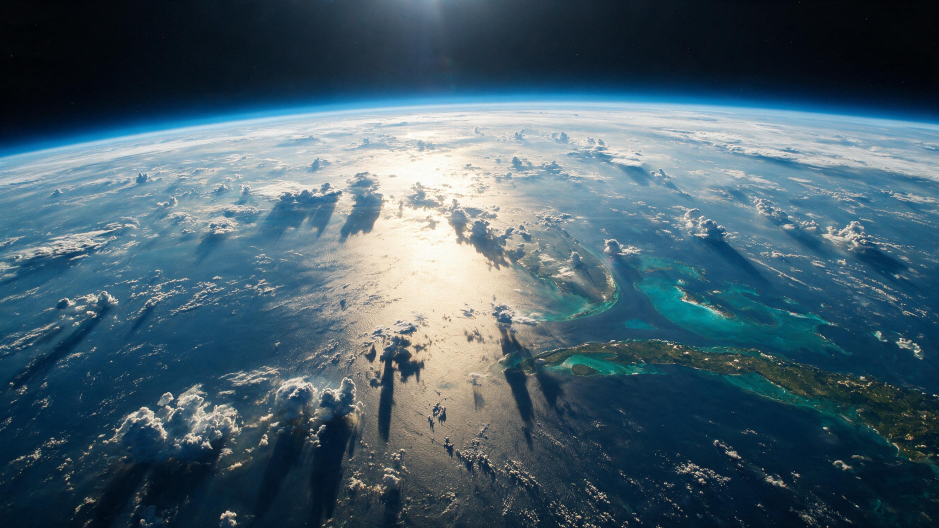
#> input picture references/approved/earth-close.jpg, 2816 x 1584 px, given in place of neptune-close.jpg, which was not available (shown at 1/3 size)
$ python lowsky.py ../../../references/approved/earth-close.jpg
#> lines starting #> are read from the running program, lines starting #| are printed output that depends on the picture
### tools/measure/g17.py
import json
import sys

import cv2
import numpy as np
from PIL import Image

DEFINITION = {
    "name": "dog-band-energy-v1",
    "luma": "sRGB luma 0.2126 R + 0.7152 G + 0.0722 B on 0..1 values, no linearisation",
    "band": "difference of Gaussians: blur sigma 0.6 px minus blur sigma 2.0 px, which keeps roughly 0.08 to 0.3 cycles per pixel",
    "energy": "mean of the squared band signal inside a tile",
    "grid": [12, 8],
    "tileMeanLumaFloor": 0.04,
    "tileEnergyFloor": "max(2e-5, 0.05 x the 90th percentile of approved tile energy)",
    "ratio": "per tile film energy / approved energy; median and 25th percentile over kept tiles",
    "resize": "approved image centre cropped to the film aspect, then Lanczos to the film size",
}


def luma(path, size=None):
#> called with size = (1920, 1080)
    im = Image.open(path).convert("RGB")
#> im is the input picture: PIL image 2816x1584 RGB; mean R, G, B 70.8, 95.1, 108
    if size is not None:
        w, h = size
        iw, ih = im.size
#> iw = 2816; ih = 1584
        target = w / h
        if abs(iw / ih - target) > 1e-3:
            if iw / ih > target:
                nw = round(ih * target)
                x = (iw - nw) // 2
                im = im.crop((x, 0, x + nw, ih))
            else:
                nh = round(iw / target)
                y = (ih - nh) // 2
                im = im.crop((0, y, iw, y + nh))
        im = im.resize((w, h), Image.LANCZOS)
#> im: PIL image 1920x1080 RGB
    a = np.asarray(im).astype(np.float64) / 255.0
    return a[..., 0] * 0.2126 + a[..., 1] * 0.7152 + a[..., 2] * 0.0722
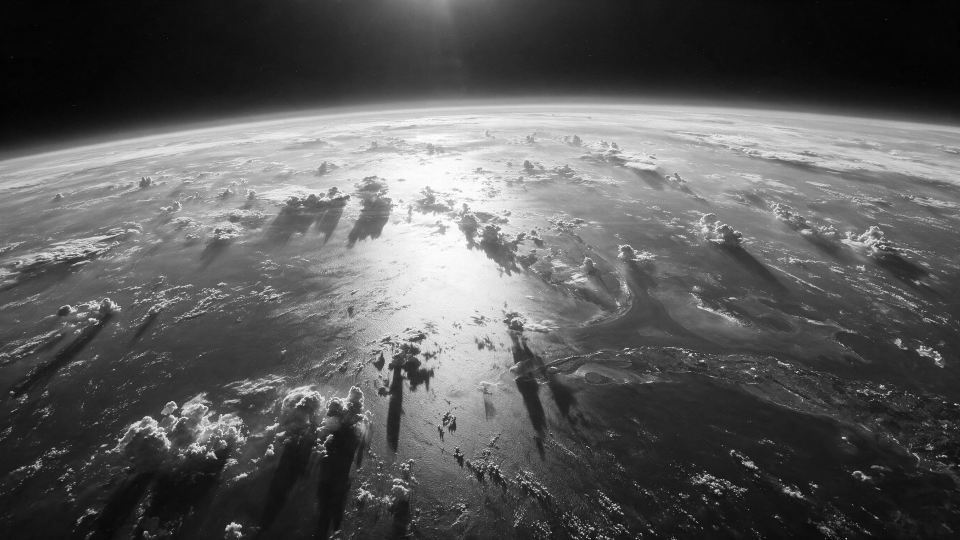
#> returned value: shape (1080, 1920) float64 (shown at 1/2 size); min 0.000566, max 1, mean 0.356


def band(y):
    return cv2.GaussianBlur(y, (0, 0), 0.6) - cv2.GaussianBlur(y, (0, 0), 2.0)


def tiles(y, b, gx, gy):
#> called with gx = 12, gy = 8
    h, w = y.shape
    out = []
    for j in range(gy):
        for i in range(gx):
            y0, y1 = j * h // gy, (j + 1) * h // gy
            x0, x1 = i * w // gx, (i + 1) * w // gx
            out.append((i, j, float(y[y0:y1, x0:x1].mean()), float((b[y0:y1, x0:x1] ** 2).mean())))
    return out


# [24 lines left out: function measure, not called in this run]


# [5 lines that do not run on import are left out]

### assets-src/flightsky/measure/toprows.py
import sys
sys.path.insert(0, '/home/user/workspace/repo/tools/measure')
import numpy as np
from g17 import luma, band, tiles
NAMED = [(i, 0) for i in range(4, 12)] + [(i, 1) for i in range(7, 12)]
def read(path, size=None, named=NAMED):
    y = luma(path, size); t = {(i, j): (l, e) for i, j, l, e in tiles(y, band(y), 12, 8)}
#> after `t = {(i, j): (l, e) for i, j, l, e in tiles(y, band(y), 12, 8)}`: t = 96 items
    return t, y.shape
# [4 lines left out: function line, not called in this run]
# [7 lines that do not run on import are left out]

### assets-src/flightsky/measure/lowsky.py
import sys, os
sys.path.insert(0, os.path.dirname(os.path.abspath(__file__))); sys.path.insert(0, '/home/user/workspace/repo/tools/measure')
from toprows import read, NAMED
import numpy as np, cv2
from PIL import Image
from g17 import luma
AP = '/home/user/workspace/repo/references/approved/neptune-close.jpg'
a, _ = read(AP, (1920, 1080)); ya = luma(AP, (1920, 1080))
#> after `a, _ = read(AP, (1920, 1080))`: a = 96 items
def rgb(path, size=None):
#> called with size = (1920, 1080)
    im = Image.open(path).convert('RGB')
    if size:
        w, h = im.size; s = max(size[0] / w, size[1] / h); im = im.resize((round(w * s), round(h * s)), Image.LANCZOS)
#> after `w, h = im.size`: w = 2816; h = 1584
#> after `s = max(size[0] / w, size[1] / h)`: s = 0.682
        w, h = im.size; l = (w - size[0]) // 2; t = (h - size[1]) // 2; im = im.crop((l, t, l + size[0], t + size[1]))
#> after `w, h = im.size`: w = 1920; h = 1080
#> after `l = (w - size[0]) // 2`: l = 0
#> after `t = (h - size[1]) // 2`: t = 0
    return np.asarray(im).astype(float) / 255
ra = rgb(AP, (1920, 1080))
def lin(c): return np.where(c <= 0.04045, c / 12.92, ((c + 0.055) / 1.055) ** 2.4)
def col(c, tag):
#> called with tag = 'approved'
    h, w, _ = c.shape; out = []; srgb = []
#> after `h, w, _ = c.shape`: h = 1080; w = 1920
    for i, j in NAMED:
        t = c[j * h // 8:(j + 1) * h // 8, i * w // 12:(i + 1) * w // 12]
        out.append(lin(t).reshape(-1, 3).mean(0)); srgb.append(np.median(t.reshape(-1, 3), 0))
#> this loop made 13 passes
#> pass 1, in col, `t = c[j * h // 8:(j + 1) * h // 8, i * w // 12:(i + 1) * w // 12]`:
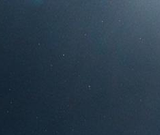
#> t: shape (135, 160, 3) float64; mean of channels 0, 1, 2 0.164, 0.233, 0.293; drawn as R, G, B
#> pass 2, in col, `t = c[j * h // 8:(j + 1) * h // 8, i * w // 12:(i + 1) * w // 12]`:
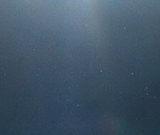
#> t: shape (135, 160, 3) float64; mean of channels 0, 1, 2 0.259, 0.337, 0.408; drawn as R, G, B
#> pass 3, in col, `t = c[j * h // 8:(j + 1) * h // 8, i * w // 12:(i + 1) * w // 12]`:
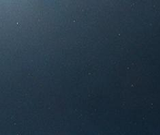
#> t: shape (135, 160, 3) float64; mean of channels 0, 1, 2 0.152, 0.22, 0.276; drawn as R, G, B
#> after the loop:
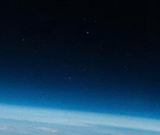
#> t: shape (135, 160, 3) float64; mean of channels 0, 1, 2 0.0944, 0.21, 0.302; drawn as R, G, B
#> after the loop, out = 13 items, first 6: [0.0257, 0.0476, 0.0734], [0.061, 0.1, 0.147], [0.0223, 0.0426, 0.0654], [0.00659, 0.0155, 0.0268], [0.00296, 0.00743, 0.0136], [0.00198, 0.00428, 0.00854]; srgb = 13 items, first 6: [0.157, 0.224, 0.282], [0.235, 0.314, 0.388], [0.137, 0.208, 0.263], [0.0706, 0.125, 0.173], [0.0353, 0.0824, 0.122], [0.0235, 0.0549, 0.0902]
    m = np.mean(out, 0); s = np.mean(srgb, 0) * 255
#> after `m = np.mean(out, 0)`: m = [0.0655, 0.103, 0.143]
#> after `s = np.mean(srgb, 0) * 255`: s = [19.85, 53.15, 76.12]
    print(f'{tag}: mean linear RGB of the 13 tiles {m[0]:.4f} {m[1]:.4f} {m[2]:.4f}, R/G {m[0]/m[1]:.2f}, B/G {m[2]/m[1]:.2f} | median display RGB (8 bit, the floor) {s[0]:.1f} {s[1]:.1f} {s[2]:.1f}')
#| approved: mean linear RGB of the 13 tiles 0.0655 0.1033 0.1428, R/G 0.63, B/G 1.38 | median display RGB (8 bit, the floor) 19.8 53.2 76.1
if __name__ == '__main__':
    col(ra, 'approved')
    for f in sys.argv[1:]:
        o, _ = read(f)
#> o = 96 items
        r = np.array([o[t][1] / a[t][1] for t in NAMED]); l = np.array([o[t][0] / a[t][0] for t in NAMED])
#> after `r = np.array([o[t][1] / a[t][1] for t in NAMED])`: r = [1.29, 1.33, 1.3, 1.28, 1.23, 1.09, 1.21, 1.17, 0.765, 0.774, 0.759, 0.686, 0.613]
#> after `l = np.array([o[t][0] / a[t][0] for t in NAMED])`: l = [0.999, 1, 1, 1, 1, 1, 1, 0.999, 1, 1, 1, 1, 1]
        print(f, '\n  energy ratio:', ' '.join(f'{v:.2f}' for v in r), '| inside 0.6 to 2.0:', int(((r >= 0.6) & (r <= 2)).sum()), 'median', round(float(np.median(r)), 2))
#| ../../../references/approved/earth-close.jpg
#|   energy ratio: 1.29 1.33 1.30 1.28 1.23 1.09 1.21 1.17 0.76 0.77 0.76 0.69 0.61 | inside 0.6 to 2.0: 13 median 1.17
        print('  energy e-5:', ' '.join(f'{o[t][1]*1e5:.1f}' for t in NAMED)); print('  luma:', ' '.join(f'{o[t][0]:.3f}' for t in NAMED))
#|   energy e-5: 2.0 2.4 1.8 1.7 1.4 0.7 0.9 0.9 6.5 13.3 9.4 3.1 2.9
#|   luma: 0.223 0.325 0.209 0.120 0.075 0.050 0.031 0.023 0.502 0.458 0.382 0.280 0.192
        print('  luma ratio:', ' '.join(f'{v:.2f}' for v in l))
#|   luma ratio: 1.00 1.00 1.00 1.00 1.00 1.00 1.00 1.00 1.00 1.00 1.00 1.00 1.00
        y = luma(f); c = rgb(f)
#> (the run stopped early here; a loop or call above may not have finished)

$ run again, on assets-src/flightsky/neptune-4860-lowsky.jpg
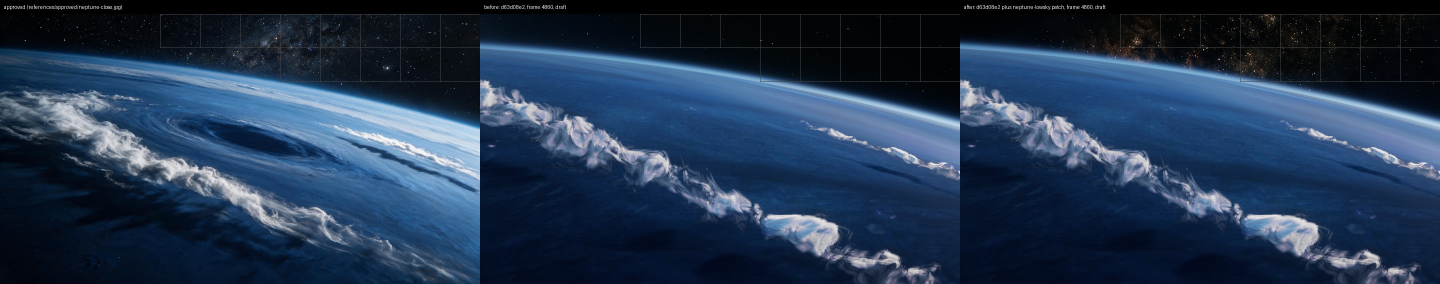
#> input picture assets-src/flightsky/neptune-4860-lowsky.jpg, 2880 x 568 px, given in place of neptune-close.jpg, which was not available (shown at 1/2 size)
#> in luma, im is the input picture: PIL image 2880x568 RGB; mean R, G, B 35.4, 55.1, 80.7
#> in read, `t = {(i, j): (l, e) for i, j, l, e in tiles(y, band(y), 12, 8)}`: t = 96 items
#> after the loop in col, `for i, j in NAMED:`:
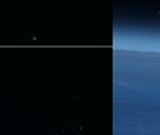
#> t: shape (135, 160, 3) float64; mean of channels 0, 1, 2 0.0533, 0.103, 0.153; drawn as R, G, B
#> after the loop in col, `for i, j in NAMED:`: out = 13 items, first 6: [0.00144, 0.00227, 0.00321], [0.00155, 0.00227, 0.00299], [0.00182, 0.00259, 0.00324], [0.00136, 0.00209, 0.00271], [0.00138, 0.0021, 0.00246], [0.00141, 0.00214, 0.00257]; srgb = 13 items, first 6: [0.00784, 0.0196, 0.0392], [0.00784, 0.0196, 0.0353], [0.00392, 0.0196, 0.0314], [0.00392, 0.0196, 0.0314], [0.00392, 0.0196, 0.0235], [0, 0.0157, 0.0235]
#> m = [0.00242, 0.00473, 0.00802]
#> in col, `s = np.mean(srgb, 0) * 255`: s = [0.923, 4.77, 7.38]
#| approved: mean linear RGB of the 13 tiles 0.0024 0.0047 0.0080, R/G 0.51, B/G 1.70 | median display RGB (8 bit, the floor) 0.9 4.8 7.4
#> in luma (call 3), `return a[..., 0] * 0.2126 + a[..., 1] * 0.7152 + a[..., 2] * 0.0722`:
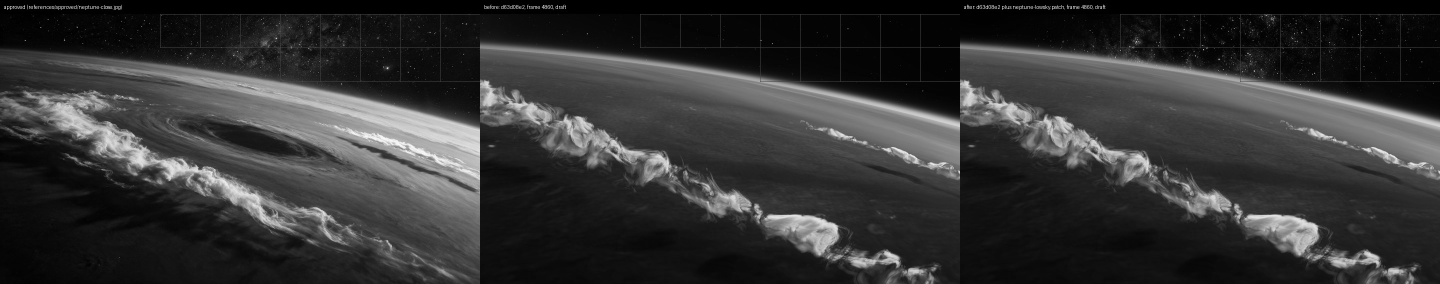
#> returned value: shape (568, 2880) float64 (shown at 1/2 size); min 0, max 0.999, mean 0.207
#> o = 96 items
#> r = [7.76, 0.766, 0.958, 1.28, 9.69, 3.13, 2.86, 0.565, 1.13, 0.44, 1.87, 2.73, 2.29]
#> `l = np.array([o[t][0] / a[t][0] for t in NAMED])`: l = [2.55, 0.964, 0.83, 0.843, 2.34, 2.09, 2.27, 1.31, 0.683, 9.99, 8.47, 3.06, 0.35]
#| ../neptune-4860-lowsky.jpg
#|   energy ratio: 7.76 0.77 0.96 1.28 9.69 3.13 2.86 0.56 1.13 0.44 1.87 2.73 2.29 | inside 0.6 to 2.0: 5 median 1.87
#|   energy e-5: 226.9 25.1 38.4 40.3 318.1 115.0 93.2 53.2 48.5 17.4 72.3 106.8 62.6
#|   luma: 0.050 0.018 0.017 0.014 0.039 0.033 0.032 0.024 0.022 0.270 0.204 0.066 0.034
#|   luma ratio: 2.55 0.96 0.83 0.84 2.34 2.09 2.27 1.31 0.68 9.99 8.47 3.06 0.35

$ run again, on assets-src/flightsky/mercury-615-pits-lifted.png
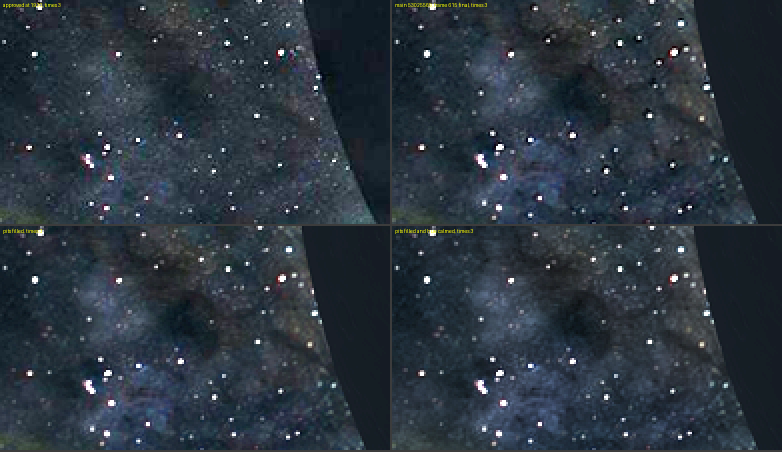
#> input picture assets-src/flightsky/mercury-615-pits-lifted.png, 1564 x 904 px, given in place of neptune-close.jpg, which was not available (shown at 1/2 size)
#> in luma, im is the input picture: PIL image 1564x904 RGB; mean R, G, B 43.5, 53.5, 63.5
#> in read, `t = {(i, j): (l, e) for i, j, l, e in tiles(y, band(y), 12, 8)}`: t = 96 items
#> after the loop in col, `for i, j in NAMED:`:
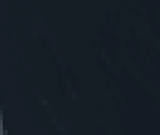
#> t: shape (135, 160, 3) float64; mean of channels 0, 1, 2 0.0851, 0.116, 0.145; drawn as R, G, B
#> after the loop in col, `for i, j in NAMED:`: out = 13 items, first 6: [0.0478, 0.0594, 0.0752], [0.00601, 0.0114, 0.0185], [0.0363, 0.0452, 0.0521], [0.0344, 0.045, 0.0576], [0.0341, 0.0389, 0.0433], [0.0423, 0.0557, 0.0671]; srgb = 13 items, first 6: [0.184, 0.227, 0.267], [0.0588, 0.106, 0.141], [0.118, 0.161, 0.2], [0.157, 0.196, 0.235], [0.173, 0.192, 0.204], [0.176, 0.224, 0.251]
#> m = [0.0328, 0.042, 0.053]
#> in col, `s = np.mean(srgb, 0) * 255`: s = [38.77, 47.92, 55.77]
#| approved: mean linear RGB of the 13 tiles 0.0328 0.0420 0.0530, R/G 0.78, B/G 1.26 | median display RGB (8 bit, the floor) 38.8 47.9 55.8
#> in luma (call 3), `return a[..., 0] * 0.2126 + a[..., 1] * 0.7152 + a[..., 2] * 0.0722`:
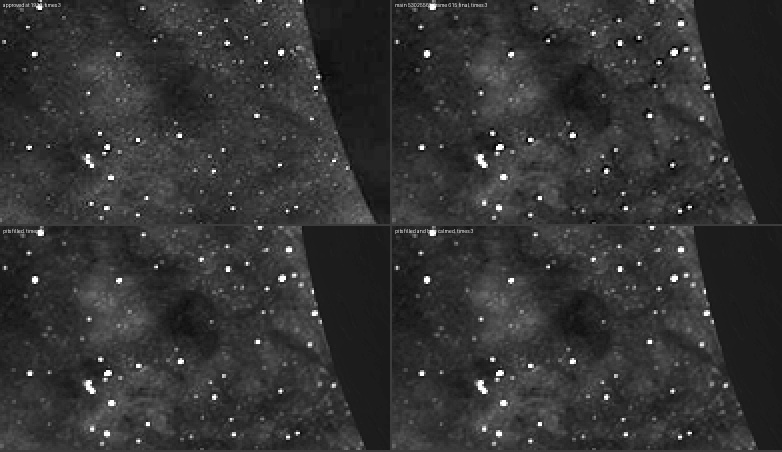
#> returned value: shape (904, 1564) float64 (shown at 1/2 size); min 0, max 1, mean 0.204
#> o = 96 items
#> r = [1.39, 1.32, 1.83, 1.78, 1.37, 1.3, 1.25, 1.38, 1.35, 1.2, 1.02, 1.37, 1.1]
#> `l = np.array([o[t][0] / a[t][0] for t in NAMED])`: l = [1.01, 1, 1.07, 0.974, 1.03, 0.997, 1.01, 0.999, 1, 1, 1.01, 1, 0.998]
#| ../mercury-615-pits-lifted.png
#|   energy ratio: 1.39 1.32 1.83 1.78 1.37 1.30 1.25 1.38 1.35 1.20 1.02 1.37 1.10 | inside 0.6 to 2.0: 13 median 1.35
#|   energy e-5: 118.7 4.1 239.0 113.3 54.3 121.7 132.8 0.2 36.2 8.1 28.9 125.7 0.6
#|   luma: 0.232 0.102 0.190 0.202 0.205 0.227 0.235 0.109 0.271 0.182 0.191 0.241 0.111
#|   luma ratio: 1.01 1.00 1.07 0.97 1.03 1.00 1.01 1.00 1.00 1.00 1.01 1.00 1.00
